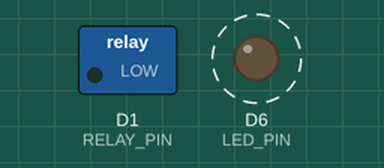
Recording of a sketch running on a simulated ESP8266 (NodeMCU). Shown: switched loads named in the sketch (green lamp = pin HIGH), output pins drawn as LEDs (lit = HIGH). Dashed ring = blinking. No MQTT or app messages arrive unless stated.

Above: at 0.5 s.
Timing chart, 0 to 4.6 s (numbered marks = the images above):
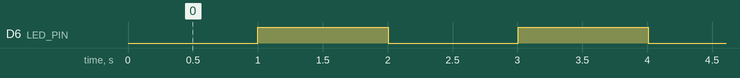

The sketch:

wukong-robot-control-mqtt.ino
```cpp
/* wukong-robot control the NodeMCU by MQTT
   Compile with Arduino IDE
   Author: IAMLIUBO
   Github: https://github.com/imliubo/IAMLIUBO-OpenSourceProjects/01-ESP8266-Relay-switch(AC220V)
*/
#include "EspMQTTClient.h"

#define RELAY_PIN D1
#define LED_PIN   D6

void onConnectionEstablished();

EspMQTTClient client(
  "CMCC-7uHL",                 // Wifi ssid
  "zxcvbnmlk",                 // Wifi password
  onConnectionEstablished,     // MQTT connection established callback
  "192.168.1.57"               // MQTT broker ip
);

long lastTime = 0;
uint8_t pin_status = 0;

void LED_Control_Callback(const String & payload) {
  const char* p = payload.c_str();
  //  Serial.println(p);
  if (strstr(p, "开灯")) {
    digitalWrite(RELAY_PIN, HIGH);
    client.publish("/wukong/mqtt", "主人，灯已打开！");// "wukong/mqtt" 是在config.yml中定义的 topic_s 字段，用来回复wukong_robot的自定义消息。
  }
  if (strstr(p, "关灯")) {
    digitalWrite(RELAY_PIN, LOW);
    client.publish("/wukong/mqtt", "主人，灯已关闭！");
  }
}

void onConnectionEstablished()
{
  client.subscribe("开发板一", LED_Control_Callback);// "开发板一" 是在action.json文件中定义的，用来接收wukong-robot下发的命令。
}

void setup()
{
  Serial.begin(115200);
  pinMode(RELAY_PIN, OUTPUT);
  pinMode(LED_PIN, OUTPUT);
  digitalWrite(RELAY_PIN, LOW);
}

void loop()
{
  client.loop();

  long now = millis();
  if (now - lastTime > 1000) {
    lastTime = now;
    digitalWrite(LED_PIN, !pin_status);
    pin_status = !pin_status;
  }
}
```

Measured:
- by itself, D6 (LED_PIN): alternates HIGH for 1.0 s and LOW for 1.0 s
